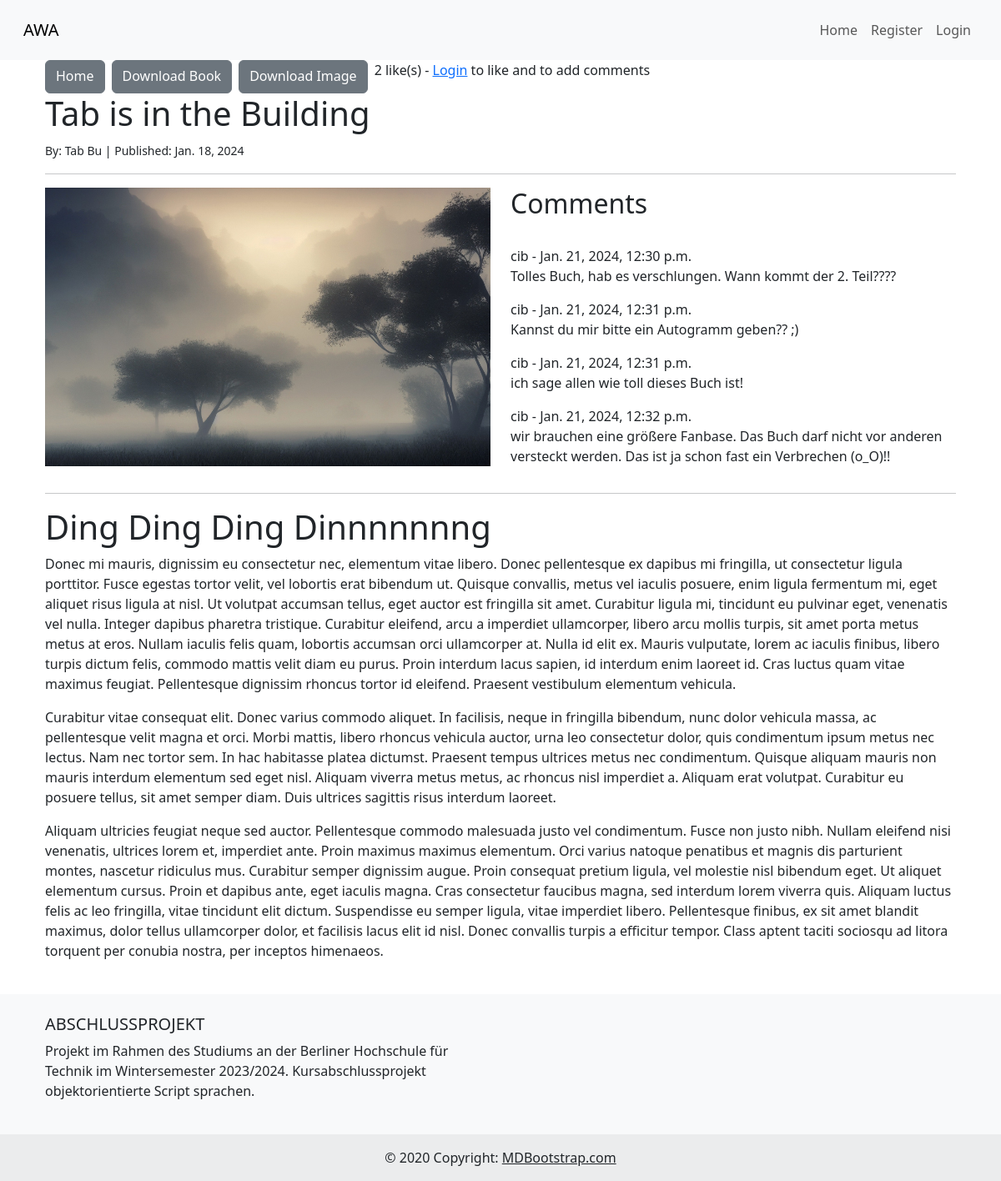
Screenshot of /book/21 with the database file from the repository.
### awamain/models.py (models this page shows, shortened)
class Post(models.Model):
    title = models.CharField(max_length=255)
    book_cover = models.ImageField(null=True, blank=True, upload_to='images/')
    author = models.ForeignKey(User, on_delete=models.CASCADE)
    body = RichTextField(blank=True, null=True)
    pub_date = models.DateField(auto_now_add=True)
    last_edit = models.DateTimeField(auto_now=True)
    category = models.ManyToManyField("Category", blank=True, related_name="posts")
    description = models.CharField(max_length=255)
    likes = models.ManyToManyField(User, related_name='book_post')
    def total_likes(self):
        return self.likes.count()

class Comment(models.Model):
    post = models.ForeignKey(Post, related_name='comments', on_delete=models.CASCADE)
    author = models.ForeignKey(User, on_delete=models.CASCADE)
    body = models.TextField()
    date_added = models.DateTimeField(auto_now_add=True)

### awamain/views.py (the view, shortened to what this page needs)
# urls.py: path('book/<int:pk>', BookDetailView.as_view(), name='book-detail'),
class BookDetailView(DetailView):
    model = Post
    template_name = 'book_details.html'
    def get_context_data(self, *args, **kwargs):
        context = super(BookDetailView, self).get_context_data(*args, **kwargs)
        data = get_object_or_404(Post, id=self.kwargs['pk'])
        total_likes = data.total_likes()
        liked = False
        if data.likes.filter(id=self.request.user.id).exists():
            liked = True
        context['total_likes'] = total_likes
        context['liked'] = liked
        return context
    def render_to_response(self, context, **response_kwargs):
        if 'pdf' in self.request.GET:
            pdf_content = self.generate_pdf(context)
            response = HttpResponse(pdf_content, content_type='application/pdf')
            response['Content-Disposition'] = f'filename="{context["post"].title}.pdf"'
            return response
        else:
            return super().render_to_response(context, **response_kwargs)

### awamain/templates/book_details.html (shortened to what this page needs)
{% extends 'base.html' %}
{% load static %}
{% block content %}
<div class="d-flex">
    <a href="{% url 'home' %}" class="btn btn-secondary me-2">Home</a>
    <a href="?pdf=1" class="btn btn-secondary me-2">Download Book</a>
    {% if post.book_cover %}
    <a href="{{ post.book_cover.url }}" download="book_cover.jpg" class="btn btn-secondary me-2">Download Image</a>
    {% endif %}
    {% if user.is_authenticated %}
    {% if user.id != post.author.id %}
    <form action="{% url 'like_book' post.pk %}" method="POST">
        {% csrf_token %}
        {% if liked %}
        <button type="submit" class="btn btn-primary me-2" name="book_id" value="{{ post.id }}">
            Unlike - {{ total_likes }} likes
        </button>
        {% else %}
        <button type="submit" class="btn btn-secondary me-2" name="book_id" value="{{ post.id }}">
            Like - {{ total_likes }} likes
        </button>
        {% endif %}
    </form>
    <a href="{% url 'add-comment' post.pk %}" class="btn btn-secondary me-2">Add a Comment!</a>
    {% endif %}
    {% if user.id == post.author.id %}
    <a href="{% url 'update-book' post.pk %}" class="btn btn-secondary me-2">Edit</a>
    <a href="{% url 'delete-book' post.pk %}" class="btn btn-secondary me-2">Delete</a>
    {% endif %}
    {% else %}
    <p>{{ total_likes }} like(s) - <a href="{% url 'login' %}">Login</a>
        to like and to add comments</p>
    {% endif %}
</div>
<h1>{{ post.title }}</h1>
<small>By: {{ post.author.first_name }} {{ post.author.last_name }} | Published: {{ post.pub_date }} </small>
<hr>
<div class="row">
    <div class="col-md-6">
        <img src="{% if post.book_cover %}{{ post.book_cover.url }}{% else %}{% static 'awamain/images/default_book_cover_awa.jpg' %}{% endif %}"
             class="img-fluid" alt="{{ post.title }}">
    </div>
    <div class="col-md-6">
        <h2>Comments</h2>
        {% if not post.comments.all %}
        <p>No comments yet.</p>
        {% if user.is_authenticated and user.id != post.author.id %}
        <a href="{% url 'add-comment' post.pk %}">Add one!</a>
        {% endif %}
        {% else %}
        <br>
        <div class="comment-container" style="height: auto; max-height: 35vh; overflow-y: auto; ">
            {% for comment in post.comments.all %}
            <div class="scrollable-description">
                <p>
                    {{ comment.author.username }} - {{ comment.date_added }} <br>
                    {{ comment.body }}
                </p>
            </div>
            {% endfor %}
        </div>
        {% endif %}
    </div>
</div>
<hr>
{{ post.body | safe }}
{% endblock %}

### static/awamain/css/style.css (style rules this page uses)
body { min-height: 100vh; display: flex; flex-direction: column; }

### rows the page displays
Post: title "Tab is in the Building", author.first_name "Tab", author.last_name "Bu", pub_date "Jan. 18, 2024", book_cover (picture), body "Ding Ding Ding Dinnnnnnng Donec mi mauris, dignissim eu consectetur nec, elementum vitae libero. Donec pellentesque ex dapibus mi fringilla, ut consectetur ligula porttitor. Fusce egestas tortor velit, vel lobortis erat bibendum ut. Quisque convallis, metus vel iaculis posuere, enim ligula fermentum mi, eget aliquet risus ligula at nisl. Ut volutpat accumsan tellus, eget auctor est fringilla sit amet. Curabitur ligula mi, tincidunt eu pulvinar eget, venenatis vel nulla. Integer dapibus pharetra tristique. Curabitur eleifend, arcu a imperdiet ullamcorper, libero arcu mollis turpis, sit amet porta metus metus at eros. Nullam iaculis felis quam, lobortis accumsan orci ullamcorper at. Nulla id…"
Comment: author.username "cib", date_added "Jan. 21, 2024, 12:30 p.m.", body "Tolles Buch, hab es verschlungen. Wann kommt der 2. Teil????"
Comment: author.username "cib", date_added "Jan. 21, 2024, 12:31 p.m.", body "Kannst du mir bitte ein Autogramm geben?? ;)"
Comment: author.username "cib", date_added "Jan. 21, 2024, 12:31 p.m.", body "ich sage allen wie toll dieses Buch ist!"
Comment: author.username "cib", date_added "Jan. 21, 2024, 12:32 p.m.", body "wir brauchen eine größere Fanbase. Das Buch darf nicht vor anderen versteckt werden. Das ist ja schon fast ein Verbrechen (o_O)!!"

### other values shown
{{ total_likes }} "2"
